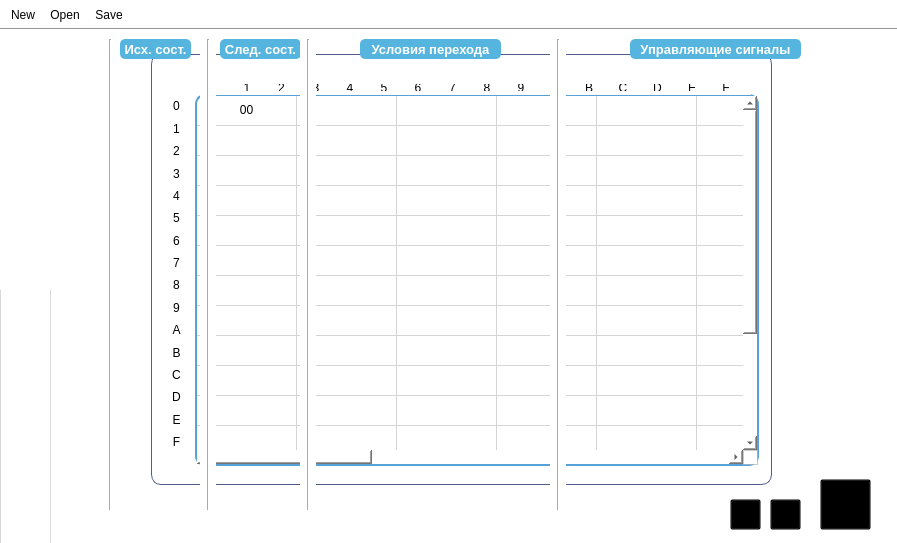
<?xml version="1.0" encoding="UTF-8"?>
<ui version="4.0">
 <class>MainWindow</class>
 <widget class="QMainWindow" name="MainWindow">
  <property name="geometry">
   <rect>
    <x>0</x>
    <y>0</y>
    <width>897</width>
    <height>543</height>
   </rect>
  </property>
  <property name="sizePolicy">
   <sizepolicy hsizetype="Fixed" vsizetype="Fixed">
    <horstretch>0</horstretch>
    <verstretch>0</verstretch>
   </sizepolicy>
  </property>
  <property name="minimumSize">
   <size>
    <width>897</width>
    <height>543</height>
   </size>
  </property>
  <property name="maximumSize">
   <size>
    <width>897</width>
    <height>543</height>
   </size>
  </property>
  <property name="windowTitle">
   <string>CUU</string>
  </property>
  <property name="styleSheet">
   <string notr="true">background-color: rgb(255, 255, 255);</string>
  </property>
  <property name="tabShape">
   <enum>QTabWidget::Rounded</enum>
  </property>
  <widget class="QWidget" name="centralWidget">
   <widget class="QPushButton" name="editButton">
    <property name="geometry">
     <rect>
      <x>0</x>
      <y>-10</y>
      <width>51</width>
      <height>271</height>
     </rect>
    </property>
    <property name="mouseTracking">
     <bool>false</bool>
    </property>
    <property name="acceptDrops">
     <bool>false</bool>
    </property>
    <property name="toolTip">
     <string>qq</string>
    </property>
    <property name="whatsThis">
     <string>qqq</string>
    </property>
    <property name="styleSheet">
     <string notr="true">border: 0px;
outline: none;
</string>
    </property>
    <property name="text">
     <string/>
    </property>
    <property name="icon">
     <iconset resource="images.qrc">
      <normaloff>:/new/prefix1/file_edit.png</normaloff>:/new/prefix1/file_edit.png</iconset>
    </property>
    <property name="iconSize">
     <size>
      <width>35</width>
      <height>48</height>
     </size>
    </property>
    <property name="checkable">
     <bool>false</bool>
    </property>
    <property name="checked">
     <bool>false</bool>
    </property>
    <property name="default">
     <bool>false</bool>
    </property>
    <property name="flat">
     <bool>false</bool>
    </property>
   </widget>
   <widget class="QPushButton" name="ramButton">
    <property name="geometry">
     <rect>
      <x>0</x>
      <y>260</y>
      <width>51</width>
      <height>271</height>
     </rect>
    </property>
    <property name="font">
     <font>
      <family>MS Serif</family>
      <pointsize>12</pointsize>
     </font>
    </property>
    <property name="toolTip">
     <string>qqq</string>
    </property>
    <property name="styleSheet">
     <string notr="true">border: 1px solid  rgb(217, 217, 217);
outline: none;</string>
    </property>
    <property name="text">
     <string/>
    </property>
    <property name="icon">
     <iconset resource="images.qrc">
      <normaloff>:/new/prefix1/1470856924_RAM.png</normaloff>:/new/prefix1/1470856924_RAM.png</iconset>
    </property>
    <property name="iconSize">
     <size>
      <width>49</width>
      <height>47</height>
     </size>
    </property>
    <property name="checkable">
     <bool>false</bool>
    </property>
    <property name="checked">
     <bool>false</bool>
    </property>
    <property name="autoDefault">
     <bool>false</bool>
    </property>
    <property name="default">
     <bool>false</bool>
    </property>
    <property name="flat">
     <bool>false</bool>
    </property>
   </widget>
   <widget class="Line" name="line1">
    <property name="geometry">
     <rect>
      <x>100</x>
      <y>10</y>
      <width>20</width>
      <height>471</height>
     </rect>
    </property>
    <property name="styleSheet">
     <string notr="true"/>
    </property>
    <property name="orientation">
     <enum>Qt::Vertical</enum>
    </property>
   </widget>
   <widget class="Line" name="line2">
    <property name="geometry">
     <rect>
      <x>200</x>
      <y>10</y>
      <width>16</width>
      <height>471</height>
     </rect>
    </property>
    <property name="orientation">
     <enum>Qt::Vertical</enum>
    </property>
   </widget>
   <widget class="Line" name="line3">
    <property name="geometry">
     <rect>
      <x>300</x>
      <y>10</y>
      <width>16</width>
      <height>471</height>
     </rect>
    </property>
    <property name="orientation">
     <enum>Qt::Vertical</enum>
    </property>
   </widget>
   <widget class="Line" name="line4">
    <property name="geometry">
     <rect>
      <x>550</x>
      <y>10</y>
      <width>16</width>
      <height>471</height>
     </rect>
    </property>
    <property name="styleSheet">
     <string notr="true"/>
    </property>
    <property name="orientation">
     <enum>Qt::Vertical</enum>
    </property>
   </widget>
   <widget class="QLabel" name="label1">
    <property name="geometry">
     <rect>
      <x>120</x>
      <y>10</y>
      <width>71</width>
      <height>20</height>
     </rect>
    </property>
    <property name="font">
     <font>
      <pointsize>10</pointsize>
      <weight>75</weight>
      <bold>true</bold>
     </font>
    </property>
    <property name="styleSheet">
     <string notr="true">background-color: rgb(85, 181, 222);
border-radius: 5px;
color: rgb(255, 255, 255);</string>
    </property>
    <property name="frameShadow">
     <enum>QFrame::Plain</enum>
    </property>
    <property name="text">
     <string>Исх. сост.</string>
    </property>
    <property name="alignment">
     <set>Qt::AlignCenter</set>
    </property>
   </widget>
   <widget class="QLabel" name="label2">
    <property name="geometry">
     <rect>
      <x>220</x>
      <y>10</y>
      <width>81</width>
      <height>20</height>
     </rect>
    </property>
    <property name="font">
     <font>
      <pointsize>10</pointsize>
      <weight>75</weight>
      <bold>true</bold>
     </font>
    </property>
    <property name="styleSheet">
     <string notr="true">background-color: rgb(85, 181, 222);
border-radius: 5px;
color: rgb(255, 255, 255);</string>
    </property>
    <property name="text">
     <string>След. сост.</string>
    </property>
    <property name="alignment">
     <set>Qt::AlignCenter</set>
    </property>
   </widget>
   <widget class="QLabel" name="label3">
    <property name="geometry">
     <rect>
      <x>360</x>
      <y>10</y>
      <width>141</width>
      <height>20</height>
     </rect>
    </property>
    <property name="font">
     <font>
      <pointsize>10</pointsize>
      <weight>75</weight>
      <bold>true</bold>
     </font>
    </property>
    <property name="styleSheet">
     <string notr="true">background-color: rgb(85, 181, 222);
border-radius: 5px;
color: rgb(255, 255, 255);</string>
    </property>
    <property name="text">
     <string>Условия перехода</string>
    </property>
    <property name="alignment">
     <set>Qt::AlignCenter</set>
    </property>
   </widget>
   <widget class="QLabel" name="label4">
    <property name="geometry">
     <rect>
      <x>630</x>
      <y>10</y>
      <width>171</width>
      <height>20</height>
     </rect>
    </property>
    <property name="font">
     <font>
      <pointsize>10</pointsize>
      <weight>75</weight>
      <bold>true</bold>
     </font>
    </property>
    <property name="styleSheet">
     <string notr="true">background-color: rgb(85, 181, 222);
border-radius: 5px;
color: rgb(255, 255, 255);</string>
    </property>
    <property name="text">
     <string>Управляющие сигналы</string>
    </property>
    <property name="alignment">
     <set>Qt::AlignCenter</set>
    </property>
   </widget>
   <widget class="QScrollArea" name="scrollArea">
    <property name="geometry">
     <rect>
      <x>70</x>
      <y>30</y>
      <width>811</width>
      <height>451</height>
     </rect>
    </property>
    <property name="styleSheet">
     <string notr="true">QWidget {
background: rgb(0,0,0,0);
border: 0px;
}
QScrollBar:vertical {
width: 10px;
}
QScrollBar::handle:vertical {
background: rgb(253,253,253);
min-height: 20px;
border-radius: 5px;
border: 1px solid rgb(150,150,150);
}
QScrollBar::add-line:vertical {
background-color: rgb(0,0,0,0);
}
QScrollBar::sub-line:vertical {
background-color: rgb(0,0,0,0);
}</string>
    </property>
    <property name="widgetResizable">
     <bool>true</bool>
    </property>
    <widget class="QWidget" name="scrollAreaContents">
     <property name="geometry">
      <rect>
       <x>0</x>
       <y>0</y>
       <width>811</width>
       <height>451</height>
      </rect>
     </property>
     <property name="sizePolicy">
      <sizepolicy hsizetype="Preferred" vsizetype="Preferred">
       <horstretch>0</horstretch>
       <verstretch>0</verstretch>
      </sizepolicy>
     </property>
    </widget>
   </widget>
   <widget class="QTableWidget" name="ramTable">
    <property name="geometry">
     <rect>
      <x>195</x>
      <y>65</y>
      <width>564</width>
      <height>372</height>
     </rect>
    </property>
    <property name="sizePolicy">
     <sizepolicy hsizetype="Fixed" vsizetype="Fixed">
      <horstretch>0</horstretch>
      <verstretch>0</verstretch>
     </sizepolicy>
    </property>
    <property name="focusPolicy">
     <enum>Qt::WheelFocus</enum>
    </property>
    <property name="styleSheet">
     <string notr="true">QTableWidget {border: 2px solid  rgb(87, 161, 217);
border-radius: 10px;}</string>
    </property>
    <property name="textElideMode">
     <enum>Qt::ElideRight</enum>
    </property>
    <property name="rowCount">
     <number>16</number>
    </property>
    <property name="columnCount">
     <number>16</number>
    </property>
    <attribute name="horizontalHeaderVisible">
     <bool>false</bool>
    </attribute>
    <attribute name="verticalHeaderVisible">
     <bool>false</bool>
    </attribute>
    <row>
     <property name="text">
      <string>1</string>
     </property>
    </row>
    <row>
     <property name="text">
      <string>2</string>
     </property>
    </row>
    <row>
     <property name="text">
      <string>3</string>
     </property>
    </row>
    <row>
     <property name="text">
      <string>4</string>
     </property>
    </row>
    <row>
     <property name="text">
      <string>5</string>
     </property>
    </row>
    <row>
     <property name="text">
      <string>6</string>
     </property>
    </row>
    <row>
     <property name="text">
      <string>7</string>
     </property>
    </row>
    <row>
     <property name="text">
      <string>8</string>
     </property>
    </row>
    <row>
     <property name="text">
      <string>9</string>
     </property>
    </row>
    <row>
     <property name="text">
      <string>A</string>
     </property>
    </row>
    <row>
     <property name="text">
      <string>B</string>
     </property>
    </row>
    <row>
     <property name="text">
      <string>C</string>
     </property>
    </row>
    <row>
     <property name="text">
      <string>D</string>
     </property>
    </row>
    <row>
     <property name="text">
      <string>E</string>
     </property>
    </row>
    <row>
     <property name="text">
      <string>F</string>
     </property>
    </row>
    <row/>
    <column>
     <property name="text">
      <string>1</string>
     </property>
    </column>
    <column>
     <property name="text">
      <string>2</string>
     </property>
    </column>
    <column>
     <property name="text">
      <string>3</string>
     </property>
    </column>
    <column>
     <property name="text">
      <string>4</string>
     </property>
    </column>
    <column>
     <property name="text">
      <string>5</string>
     </property>
    </column>
    <column>
     <property name="text">
      <string>6</string>
     </property>
    </column>
    <column>
     <property name="text">
      <string>7</string>
     </property>
    </column>
    <column>
     <property name="text">
      <string>8</string>
     </property>
    </column>
    <column>
     <property name="text">
      <string>9</string>
     </property>
    </column>
    <column>
     <property name="text">
      <string>A</string>
     </property>
    </column>
    <column>
     <property name="text">
      <string>B</string>
     </property>
    </column>
    <column>
     <property name="text">
      <string>C</string>
     </property>
    </column>
    <column>
     <property name="text">
      <string>D</string>
     </property>
    </column>
    <column>
     <property name="text">
      <string>E</string>
     </property>
    </column>
    <column>
     <property name="text">
      <string>F</string>
     </property>
    </column>
    <column/>
    <item row="0" column="0">
     <property name="text">
      <string notr="true">00</string>
     </property>
     <property name="textAlignment">
      <set>AlignHCenter|AlignVCenter|AlignCenter</set>
     </property>
    </item>
   </widget>
   <widget class="QWidget" name="horizontalLayoutWidget">
    <property name="geometry">
     <rect>
      <x>190</x>
      <y>44</y>
      <width>561</width>
      <height>22</height>
     </rect>
    </property>
    <layout class="QHBoxLayout" name="ramHLayout">
     <property name="leftMargin">
      <number>9</number>
     </property>
     <property name="bottomMargin">
      <number>4</number>
     </property>
     <item>
      <widget class="QLabel" name="label_31">
       <property name="text">
        <string>0</string>
       </property>
       <property name="alignment">
        <set>Qt::AlignCenter</set>
       </property>
      </widget>
     </item>
     <item>
      <widget class="QLabel" name="label_15">
       <property name="text">
        <string>1</string>
       </property>
       <property name="alignment">
        <set>Qt::AlignCenter</set>
       </property>
      </widget>
     </item>
     <item>
      <widget class="QLabel" name="label_2">
       <property name="text">
        <string>2</string>
       </property>
       <property name="alignment">
        <set>Qt::AlignCenter</set>
       </property>
      </widget>
     </item>
     <item>
      <widget class="QLabel" name="label">
       <property name="text">
        <string>3</string>
       </property>
       <property name="alignment">
        <set>Qt::AlignCenter</set>
       </property>
      </widget>
     </item>
     <item>
      <widget class="QLabel" name="label_3">
       <property name="text">
        <string>4</string>
       </property>
       <property name="alignment">
        <set>Qt::AlignCenter</set>
       </property>
      </widget>
     </item>
     <item>
      <widget class="QLabel" name="label_4">
       <property name="text">
        <string>5</string>
       </property>
       <property name="alignment">
        <set>Qt::AlignCenter</set>
       </property>
      </widget>
     </item>
     <item>
      <widget class="QLabel" name="label_5">
       <property name="text">
        <string>6</string>
       </property>
       <property name="alignment">
        <set>Qt::AlignCenter</set>
       </property>
      </widget>
     </item>
     <item>
      <widget class="QLabel" name="label_6">
       <property name="text">
        <string>7</string>
       </property>
       <property name="alignment">
        <set>Qt::AlignCenter</set>
       </property>
      </widget>
     </item>
     <item>
      <widget class="QLabel" name="label_7">
       <property name="text">
        <string>8</string>
       </property>
       <property name="alignment">
        <set>Qt::AlignCenter</set>
       </property>
      </widget>
     </item>
     <item>
      <widget class="QLabel" name="label_8">
       <property name="text">
        <string>9</string>
       </property>
       <property name="alignment">
        <set>Qt::AlignCenter</set>
       </property>
      </widget>
     </item>
     <item>
      <widget class="QLabel" name="label_9">
       <property name="text">
        <string>A</string>
       </property>
       <property name="alignment">
        <set>Qt::AlignCenter</set>
       </property>
      </widget>
     </item>
     <item>
      <widget class="QLabel" name="label_10">
       <property name="text">
        <string>B</string>
       </property>
       <property name="alignment">
        <set>Qt::AlignCenter</set>
       </property>
      </widget>
     </item>
     <item>
      <widget class="QLabel" name="label_11">
       <property name="text">
        <string>C</string>
       </property>
       <property name="alignment">
        <set>Qt::AlignCenter</set>
       </property>
      </widget>
     </item>
     <item>
      <widget class="QLabel" name="label_12">
       <property name="text">
        <string>D</string>
       </property>
       <property name="alignment">
        <set>Qt::AlignCenter</set>
       </property>
      </widget>
     </item>
     <item>
      <widget class="QLabel" name="label_13">
       <property name="text">
        <string>E</string>
       </property>
       <property name="alignment">
        <set>Qt::AlignCenter</set>
       </property>
      </widget>
     </item>
     <item>
      <widget class="QLabel" name="label_14">
       <property name="text">
        <string>F</string>
       </property>
       <property name="alignment">
        <set>Qt::AlignCenter</set>
       </property>
      </widget>
     </item>
    </layout>
   </widget>
   <widget class="QWidget" name="verticalLayoutWidget">
    <property name="geometry">
     <rect>
      <x>159</x>
      <y>60</y>
      <width>31</width>
      <height>372</height>
     </rect>
    </property>
    <layout class="QVBoxLayout" name="ramVLayout">
     <property name="leftMargin">
      <number>4</number>
     </property>
     <property name="topMargin">
      <number>9</number>
     </property>
     <property name="rightMargin">
      <number>0</number>
     </property>
     <item>
      <widget class="QLabel" name="label_32">
       <property name="minimumSize">
        <size>
         <width>0</width>
         <height>0</height>
        </size>
       </property>
       <property name="text">
        <string>0</string>
       </property>
       <property name="alignment">
        <set>Qt::AlignCenter</set>
       </property>
      </widget>
     </item>
     <item>
      <widget class="QLabel" name="label_16">
       <property name="text">
        <string>1</string>
       </property>
       <property name="alignment">
        <set>Qt::AlignCenter</set>
       </property>
      </widget>
     </item>
     <item>
      <widget class="QLabel" name="label_17">
       <property name="text">
        <string>2</string>
       </property>
       <property name="alignment">
        <set>Qt::AlignCenter</set>
       </property>
      </widget>
     </item>
     <item>
      <widget class="QLabel" name="label_19">
       <property name="text">
        <string>3</string>
       </property>
       <property name="alignment">
        <set>Qt::AlignCenter</set>
       </property>
      </widget>
     </item>
     <item>
      <widget class="QLabel" name="label_18">
       <property name="text">
        <string>4</string>
       </property>
       <property name="alignment">
        <set>Qt::AlignCenter</set>
       </property>
      </widget>
     </item>
     <item>
      <widget class="QLabel" name="label_20">
       <property name="text">
        <string>5</string>
       </property>
       <property name="alignment">
        <set>Qt::AlignCenter</set>
       </property>
      </widget>
     </item>
     <item>
      <widget class="QLabel" name="label_21">
       <property name="text">
        <string>6</string>
       </property>
       <property name="alignment">
        <set>Qt::AlignCenter</set>
       </property>
      </widget>
     </item>
     <item>
      <widget class="QLabel" name="label_23">
       <property name="text">
        <string>7</string>
       </property>
       <property name="alignment">
        <set>Qt::AlignCenter</set>
       </property>
      </widget>
     </item>
     <item>
      <widget class="QLabel" name="label_22">
       <property name="text">
        <string>8</string>
       </property>
       <property name="alignment">
        <set>Qt::AlignCenter</set>
       </property>
      </widget>
     </item>
     <item>
      <widget class="QLabel" name="label_24">
       <property name="text">
        <string>9</string>
       </property>
       <property name="alignment">
        <set>Qt::AlignCenter</set>
       </property>
      </widget>
     </item>
     <item>
      <widget class="QLabel" name="label_25">
       <property name="text">
        <string>A</string>
       </property>
       <property name="alignment">
        <set>Qt::AlignCenter</set>
       </property>
      </widget>
     </item>
     <item>
      <widget class="QLabel" name="label_26">
       <property name="text">
        <string>B</string>
       </property>
       <property name="alignment">
        <set>Qt::AlignCenter</set>
       </property>
      </widget>
     </item>
     <item>
      <widget class="QLabel" name="label_27">
       <property name="text">
        <string>C</string>
       </property>
       <property name="alignment">
        <set>Qt::AlignCenter</set>
       </property>
      </widget>
     </item>
     <item>
      <widget class="QLabel" name="label_28">
       <property name="text">
        <string>D</string>
       </property>
       <property name="alignment">
        <set>Qt::AlignCenter</set>
       </property>
      </widget>
     </item>
     <item>
      <widget class="QLabel" name="label_29">
       <property name="text">
        <string>E</string>
       </property>
       <property name="alignment">
        <set>Qt::AlignCenter</set>
       </property>
      </widget>
     </item>
     <item>
      <widget class="QLabel" name="label_30">
       <property name="text">
        <string>F</string>
       </property>
       <property name="alignment">
        <set>Qt::AlignCenter</set>
       </property>
      </widget>
     </item>
    </layout>
   </widget>
   <widget class="QGroupBox" name="ramTableDecor">
    <property name="geometry">
     <rect>
      <x>151</x>
      <y>25</y>
      <width>621</width>
      <height>431</height>
     </rect>
    </property>
    <property name="styleSheet">
     <string notr="true">border-radius:10px;
border: 1px solid  rgb(79, 91, 141);</string>
    </property>
    <property name="title">
     <string/>
    </property>
   </widget>
   <widget class="QPushButton" name="deleteButton">
    <property name="geometry">
     <rect>
      <x>770</x>
      <y>470</y>
      <width>31</width>
      <height>31</height>
     </rect>
    </property>
    <property name="styleSheet">
     <string notr="true">QPushButton {border-image: url(:/new/prefix1/qqq.png);
background-color: rgb(0,0,0,0);
outline: none;}
QPushButton:pressed {border: 1px solid black;}</string>
    </property>
    <property name="text">
     <string/>
    </property>
   </widget>
   <widget class="QPushButton" name="addButton">
    <property name="geometry">
     <rect>
      <x>730</x>
      <y>470</y>
      <width>31</width>
      <height>31</height>
     </rect>
    </property>
    <property name="styleSheet">
     <string notr="true">QPushButton {border-image: url(:/new/prefix1/plus.png) ;
background-color: rgb(0,0,0,0);
outline: none;}
QPushButton:pressed {border: 1px solid black;}</string>
    </property>
    <property name="text">
     <string/>
    </property>
   </widget>
   <widget class="QPushButton" name="startButton">
    <property name="geometry">
     <rect>
      <x>820</x>
      <y>450</y>
      <width>51</width>
      <height>51</height>
     </rect>
    </property>
    <property name="styleSheet">
     <string notr="true">QPushButton {border-image: url(:/new/prefix1/button-play (2).png);
background-color: rgb(0,0,0,0);
outline: none;}
QPushButton:pressed {border: 1px solid black;}
</string>
    </property>
    <property name="text">
     <string/>
    </property>
   </widget>
   <zorder>ramTableDecor</zorder>
   <zorder>line1</zorder>
   <zorder>ramButton</zorder>
   <zorder>editButton</zorder>
   <zorder>label1</zorder>
   <zorder>label2</zorder>
   <zorder>label3</zorder>
   <zorder>label4</zorder>
   <zorder>ramTable</zorder>
   <zorder>horizontalLayoutWidget</zorder>
   <zorder>verticalLayoutWidget</zorder>
   <zorder>line2</zorder>
   <zorder>line3</zorder>
   <zorder>line4</zorder>
   <zorder>scrollArea</zorder>
   <zorder>deleteButton</zorder>
   <zorder>addButton</zorder>
   <zorder>startButton</zorder>
  </widget>
  <widget class="QToolBar" name="mainToolBar">
   <property name="enabled">
    <bool>true</bool>
   </property>
   <property name="maximumSize">
    <size>
     <width>16777215</width>
     <height>29</height>
    </size>
   </property>
   <property name="autoFillBackground">
    <bool>false</bool>
   </property>
   <property name="styleSheet">
    <string notr="true">QToolBar { background-image: url(:/new/prefix1/Снимок экрана 2016-07-18 в 13.42.36.png);
border-left: 0px;
border-bottom: 1px solid rgb(150,150,150);}
QToolButton { background-color: rgba(0,0,0,0); }
QToolButton:hover { border-radius: 6px; border: 1px solid  rgb(150, 150, 150);  }</string>
   </property>
   <property name="movable">
    <bool>false</bool>
   </property>
   <property name="allowedAreas">
    <set>Qt::AllToolBarAreas</set>
   </property>
   <property name="iconSize">
    <size>
     <width>24</width>
     <height>24</height>
    </size>
   </property>
   <property name="floatable">
    <bool>false</bool>
   </property>
   <attribute name="toolBarArea">
    <enum>TopToolBarArea</enum>
   </attribute>
   <attribute name="toolBarBreak">
    <bool>false</bool>
   </attribute>
   <addaction name="actionNew"/>
   <addaction name="actionOpen"/>
   <addaction name="actionSave"/>
  </widget>
  <action name="actionNew">
   <property name="icon">
    <iconset resource="images.qrc">
     <normaloff>:/new/prefix1/misc_6569.png</normaloff>:/new/prefix1/misc_6569.png</iconset>
   </property>
   <property name="text">
    <string>New</string>
   </property>
   <property name="toolTip">
    <string>Новый</string>
   </property>
  </action>
  <action name="actionOpen">
   <property name="icon">
    <iconset resource="images.qrc">
     <normaloff>:/new/prefix1/folder_open.png</normaloff>:/new/prefix1/folder_open.png</iconset>
   </property>
   <property name="text">
    <string>Open</string>
   </property>
   <property name="toolTip">
    <string>Открыть</string>
   </property>
  </action>
  <action name="actionSave">
   <property name="icon">
    <iconset resource="images.qrc">
     <normaloff>:/new/prefix1/Save-icon.png</normaloff>:/new/prefix1/Save-icon.png</iconset>
   </property>
   <property name="text">
    <string>Save</string>
   </property>
   <property name="toolTip">
    <string>Сохранить</string>
   </property>
  </action>
  <action name="actionStart">
   <property name="icon">
    <iconset resource="images.qrc">
     <normaloff>:/new/prefix1/Play-icon.png</normaloff>:/new/prefix1/Play-icon.png</iconset>
   </property>
   <property name="text">
    <string>Start</string>
   </property>
   <property name="toolTip">
    <string>qqq</string>
   </property>
   <property name="menuRole">
    <enum>QAction::TextHeuristicRole</enum>
   </property>
   <property name="iconVisibleInMenu">
    <bool>true</bool>
   </property>
  </action>
 </widget>
 <layoutdefault spacing="6" margin="11"/>
 <resources>
  <include location="images.qrc"/>
 </resources>
 <connections/>
</ui>
